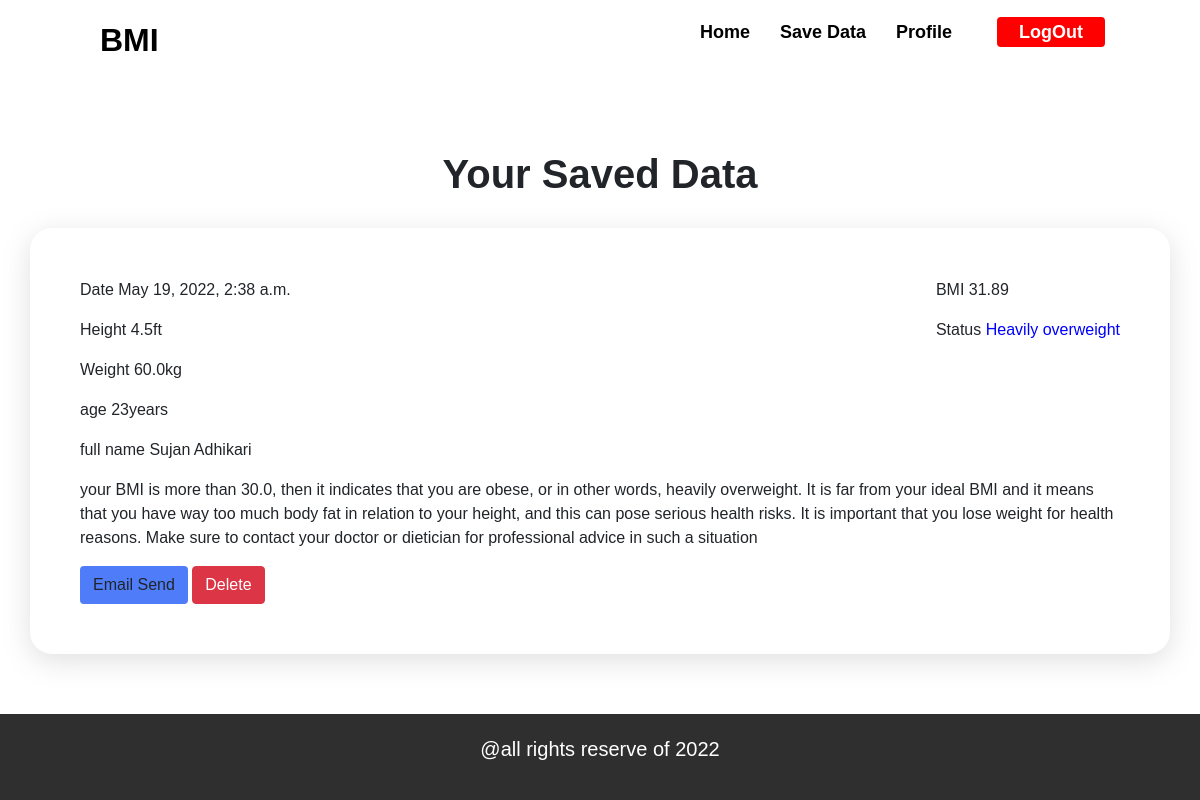
Before: /saved-data-show/ (signed in) with the older database file.
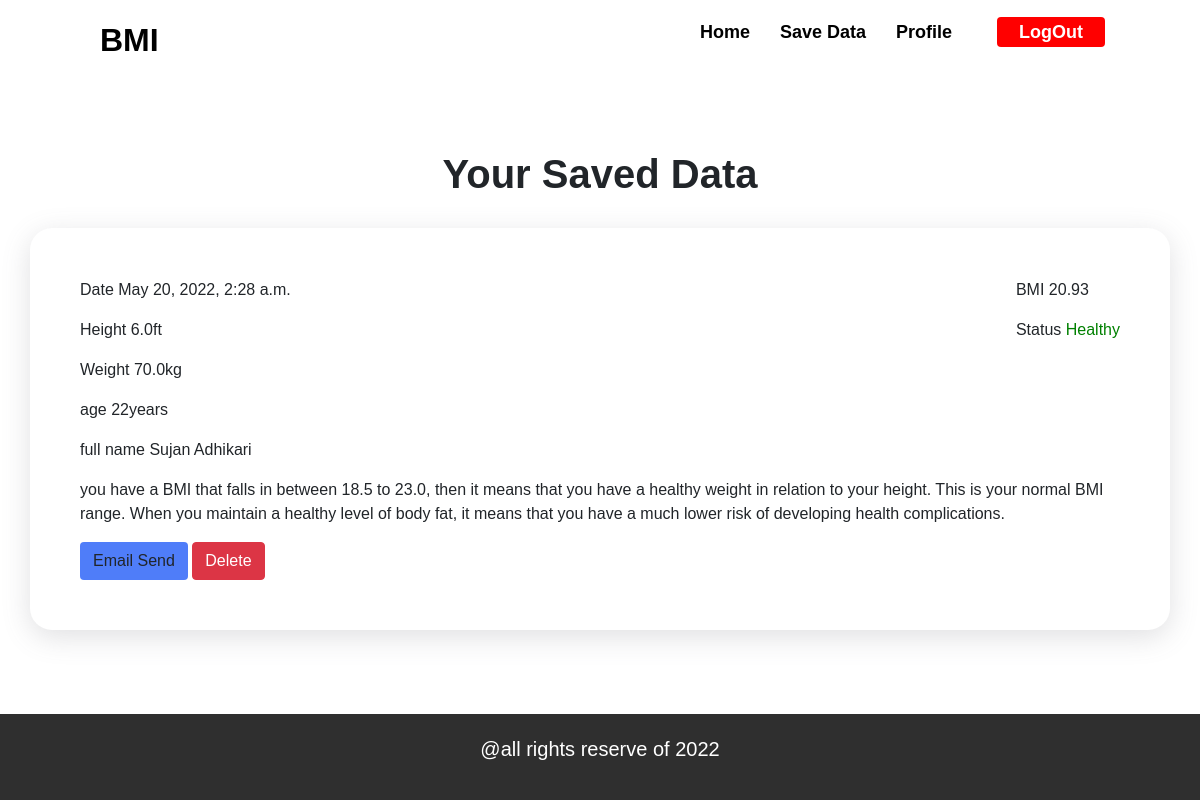
After: the same page with the newer database file.
### bmi/models.py (models this page shows, shortened)
class BMIMODEL(models.Model):
    height = models.FloatField()
    weight = models.FloatField()
    result = models.FloatField()
    status = models.CharField(max_length=20)
    suggest = models.TextField()
    show = models.BooleanField(default=False)
    user = models.ForeignKey(Account, on_delete=models.CASCADE,default=None)
    date = models.DateTimeField(auto_now=True)

### account/models.py (models this page shows, shortened)
class Account(AbstractBaseUser):
    first_name      = models.CharField(max_length=225)
    last_name       = models.CharField(max_length=225)
    age             = models.CharField(max_length=22)
    email           = models.EmailField(max_length=50,unique=True)
    joined_date     = models.DateTimeField(auto_now_add=True)
    last_login      = models.DateTimeField(auto_now_add=True)
    is_active       = models.BooleanField(default=False)
    is_admin        = models.BooleanField(default=False)
    is_superuser    = models.BooleanField(default=False)
    is_staff        = models.BooleanField(default=False)
    USERNAME_FIELD = 'email'
    REQUIRED_FIELDS = ['first_name','last_name']
    objects         = MyAccountManager()
    def full_name(self):
        return f'{self.first_name} {self.last_name}'

### bmi/views.py (the view)
# urls.py: path('saved-data-show/',views.show_saved_data,name="show-data"),
@login_required(login_url="login")
def show_saved_data(request):
    data = BMIMODEL.objects.filter(user=request.user)
    return render(request, "bmi-template/savedbmi.html",{"data":data})

### templates/bmi-template/savedbmi.html (shortened to what this page needs)
{% extends 'base.html' %}
{% load static %}
{% block main %}
    {% if data %}
    <div class="saved-bmi-wrapper" style="margin-bottom: 150px;">
        <h1 class="heading-bmi-saved">Your Saved Data</h1>
        {% for data_of_bmi in data %}
            <div class="container container-background" style="box-shadow: rgba(100, 100, 111, 0.2) 0px 7px 29px 0px;">
                <div class="information-wrapper" id="info">
                    <div class="user-body-detail">
                        <p>Date {{data_of_bmi.date}}</p>
                        <p>Height {{data_of_bmi.height}}ft</p>
                        <p>Weight {{data_of_bmi.weight}}kg</p>
                        <p>age {{data_of_bmi.user.age}}years</p>
                        <p>full name {{data_of_bmi.user.full_name}}</p>
                    </div>
                    <div class="resul-bmi">
                        <p>BMI <span class="result">{{data_of_bmi.result}}</span></p>
                        <p>Status <span class="status"> {{data_of_bmi.status}}</span></p>
                    </div>
                </div>
                <div class="suggestions">
                    <p>{{data_of_bmi.suggest}}</p>
                </div>
                <a href="{% url 'send-bmi-email' data_of_bmi.id %}" class="send-btn btn">Email Send</a>
                <a href="{% url 'bmi-delete' data_of_bmi.id %}" class="btn btn-danger">Delete</a>
            </div>
        {% endfor %}
    </div>
    {% else %}
        <div class="saved-bmi-wrapper" style="margin-bottom: 150px;">
            <h1 class="heading-bmi-saved">No Saved Data</h1>
        </div>
    {% endif %}
{% endblock main %}

### templates/base.html (shortened to what this page needs)
{% load static %}
<!DOCTYPE html>
<html lang="en">
<head>
    <link rel="stylesheet" href="https://cdnjs.cloudflare.com/ajax/libs/font-awesome/4.7.0/css/font-awesome.min.css">
    <link rel="stylesheet" href="https://cdnjs.cloudflare.com/ajax/libs/font-awesome/6.1.1/css/all.min.css" />
    <link href="https://cdn.jsdelivr.net/npm/bootstrap@5.1.3/dist/css/bootstrap.min.css" rel="stylesheet">
<link rel="stylesheet" href="path/to/bootstrap/css/bootstrap.min.css">
<link rel="stylesheet" href="path/to/font-awesome/css/font-awesome.min.css">
<link rel="stylesheet" href="https://cdn.jsdelivr.net/npm/bootstrap@4.3.1/dist/css/bootstrap.min.css">
    <link rel="stylesheet" href="{% static 'style.css' %}">
    <link rel="stylesheet" href="{% static 'bmi-style.css' %}">
</head>
<body>
    {% include 'includes/navbar.html' %}
    {% block main %}{% endblock main %}
    <footer>
        <p>@all rights  reserve of 2022</p>
    </footer>
</body>
</html>

### templates/includes/navbar.html (shortened to what this page needs)
    <nav class="sticky">
        <div class="logo"><a href="{% url 'bmi' %}" style="text-decoration: none; color: black;">BMI</a></div>
        <ul>
            <li><a href="{% url 'bmi' %}" style="text-decoration: none;">Home</a></li>
            {% if request.user.is_authenticated %}
                <li><a href="{% url 'show-data' %}" style="text-decoration: none;">Save Data</a></li>
                <li><a href="{% url 'profile' %}" style="text-decoration: none;">Profile</a></li>
                <li><a  href="{% url 'logout' %}" style="text-decoration: none;"><span class="logout">LogOut</span> </a></li>
            {% else %}
                <li><a href="{% url 'login' %}" style="text-decoration: none;">LogIn</a></li>
                <li><a href="{% url 'signup' %}"style="text-decoration: none;">Register</a></li>
            {% endif %}
        </ul>
    </nav>

### static/style.css (style rules this page uses)
* { margin: 0; padding: 0; box-sizing: border-box; font-family: sans-serif; }
body { background: url("https://digitshack.com/codepen/bmical/bg.png"); }

### static/bmi-style.css (style rules this page uses)
* { padding: 0; margin: 0; box-sizing: border-box; font-family: sans-serif; }
body { background: url("https://digitshack.com/codepen/bmical/bg.png"); }
nav { height: 80px; background: white; color: black; display: flex; justify-content: space-between; padding: 0px 50px 0px 100px; align-items: center; overflow: hidden; }
.sticky { position: fixed; top: 0; width: 100%; }
nav .logo { font-size: 32px; color: black; font-weight: 700; }
nav ul { display: flex; justify-content: space-between; padding: 5px 15px; }
nav ul li { list-style: none; margin: 0 5px; font-size: 18px; font-weight: 600; }
nav ul li a { text-decoration: none; color: black; padding: 10px; }
.logout { margin: 15px; background: red; color: white; border-radius: 4px; padding: 5px 22px; }
.send-btn { background-color: #4f7df9; }
footer { background:rgb(47, 47, 47); color: white; padding: 20px; margin-top: 50px; text-align: center; font-size: 20px; width: 100%; position: fixed; left: 0; bottom: 0; }
.saved-bmi-wrapper { margin-top: 150px; margin-left: auto; margin-right: auto; }
.heading-bmi-saved { font-weight: 700; text-align: center; }
.information-wrapper { display: flex; justify-content: space-between; }
.container-background { background: #fff; padding: 50px; border-radius: 22px; margin-bottom: 20px; }

Changed rows visible on the page:
removed BMIMODEL: date "May 19, 2022, 2:38 a.m.", height "4.5", weight "60.0", user.age "23", user.full_name "Sujan Adhikari", result "31.89", status "Heavily overweight", suggest "your BMI is more than 30.0, then it indicates that you are obese, or in other words, heavily overweight. It is far from your ideal BMI and it means that you have way too much body fat in relation to your height, and this can pose serious health risks. It is important that you lose weight for health reasons. Make sure to contact your doctor or dietician for professional advice in such a situation"
added BMIMODEL: date "May 20, 2022, 2:28 a.m.", height "6.0", weight "70.0", user.age "22", user.full_name "Sujan Adhikari", result "20.93", status "Healthy", suggest "you have a BMI that falls in between 18.5 to 23.0, then it means that you have a healthy weight in relation to your height. This is your normal BMI range. When you maintain a healthy level of body fat, it means that you have a much lower risk of developing health complications."
